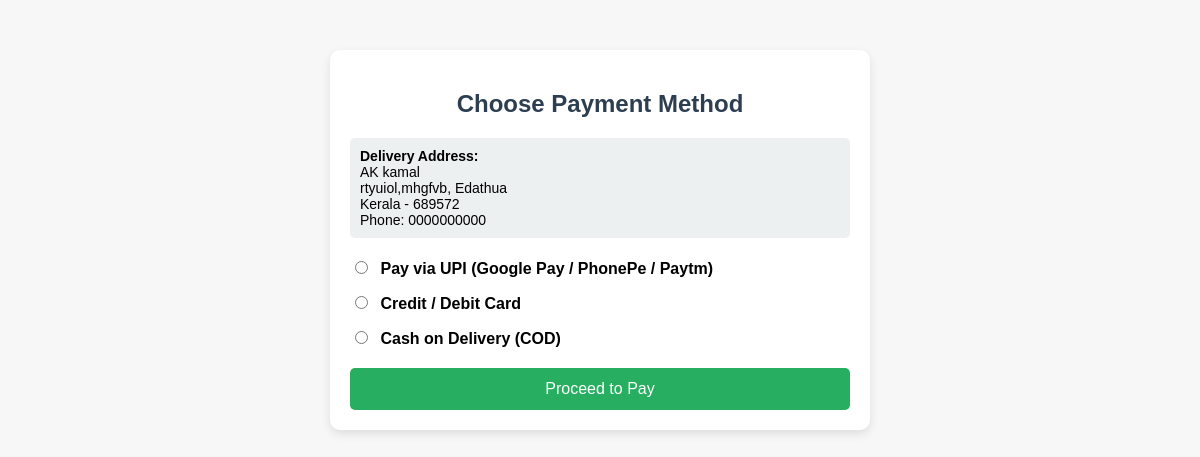
Page /payment.php?address_id=1 (signed in) on the committed database.
### tables this page shows
CREATE TABLE `addresses` (
  `id` int(11) NOT NULL,
  `user_id` int(11) NOT NULL,
  `name` varchar(100) NOT NULL,
  `phone` varchar(20) NOT NULL,
  `address_line` varchar(255) NOT NULL,
  `address_type` varchar(50) DEFAULT NULL,
  `locality` varchar(100) DEFAULT NULL,
  `city` varchar(100) NOT NULL,
  `state` varchar(100) NOT NULL,
  `landmark` varchar(50) DEFAULT NULL,
  `alt_phone` varchar(15) DEFAULT NULL,
  `pincode` varchar(20) NOT NULL
);

### payment.php (the view, shortened to what this page needs)
<?php
include 'config.php';
$user_id = $_SESSION['user_id'] ?? null;
if (isset($_POST['address_id'])) {
    $address_id = intval($_POST['address_id']);
} elseif (isset($_GET['address_id'])) {
    $address_id = intval($_GET['address_id']);
} else {
    die("Address not selected.");
}
$result = mysqli_query($conn, "SELECT * FROM addresses WHERE id=$address_id AND user_id=$user_id");
$address = mysqli_fetch_assoc($result);
?>
<!DOCTYPE html>
<html lang="en">
<head>
</head>
<body>
<div class="container">
    <h2>Choose Payment Method</h2>
    <div class="address-box">
        <strong>Delivery Address:</strong><br>
        <?= htmlspecialchars($address['name']) ?><br>
        <?= htmlspecialchars($address['address_line']) ?>, <?= htmlspecialchars($address['city']) ?><br>
        <?= htmlspecialchars($address['state']) ?> - <?= htmlspecialchars($address['pincode']) ?><br>
        Phone: <?= htmlspecialchars($address['phone']) ?>
    </div>
    <form action="payment_process.php" method="POST">
        <label>
            <input type="radio" name="payment_method" value="UPI" required>
            Pay via UPI (Google Pay / PhonePe / Paytm)
        </label>
        <label>
            <input type="radio" name="payment_method" value="Card">
            Credit / Debit Card
        </label>
        <label>
            <input type="radio" name="payment_method" value="COD">
            Cash on Delivery (COD)
        </label>
        <button type="submit" class="pay-btn">Proceed to Pay</button>
    </form>
</div>
</body>
</html>

### payment.php (style rules this page uses)
body { font-family: Arial, sans-serif; background-color: #f7f7f7; margin: 0; padding: 0; }
.container { max-width: 500px; margin: 50px auto; background: white; padding: 20px; border-radius: 10px; box-shadow: 0px 4px 10px rgba(0,0,0,0.1); }
h2 { text-align: center; margin-bottom: 20px; color: #2c3e50; }
.address-box { background: #ecf0f1; padding: 10px; border-radius: 5px; margin-bottom: 20px; font-size: 14px; }
label { display: block; margin-top: 15px; font-weight: bold; }
input[type="radio"] { margin-right: 8px; }
.pay-btn { margin-top: 20px; background: #27ae60; color: white; padding: 12px; width: 100%; border: none; border-radius: 5px; font-size: 16px; cursor: pointer; }

### rows in the picture
addresses: name "AK kamal", address_line "rtyuiol,mhgfvb", city "Edathua", state "Kerala", pincode "689572", phone "0000000000"
